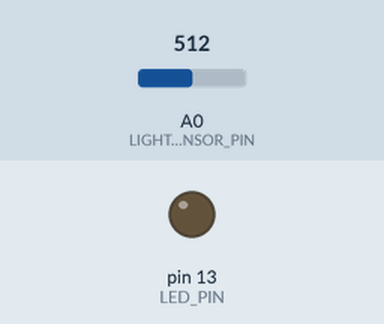
The sketch below on a simulated Arduino Uno, built with avr-gcc and run on an emulated ATmega328P. Shown: output pins drawn as LEDs (lit = HIGH). Inputs (shaded band) come from the test bench; at power-on: A0 (LIGHT_SENSOR_PIN) = 512. What the sketch prints to the serial monitor is not drawn.

Above: at 1.3 s.
1.4 s: A0 (LIGHT_SENSOR_PIN) set to 490
At 1.8 s:
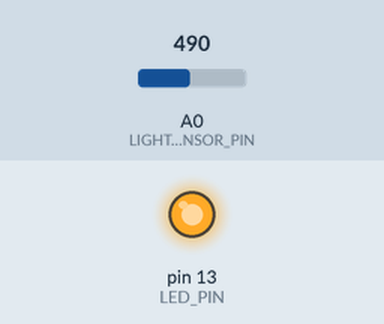
3.0 s: A0 (LIGHT_SENSOR_PIN) set to 510
At 4.2 s:
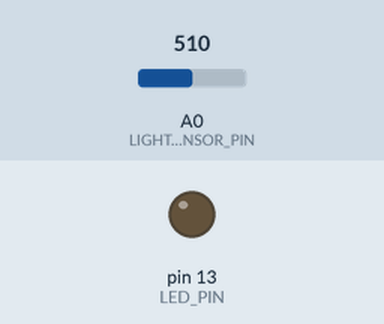
4.5 s: A0 (LIGHT_SENSOR_PIN) set to 306
At 5.4 s:
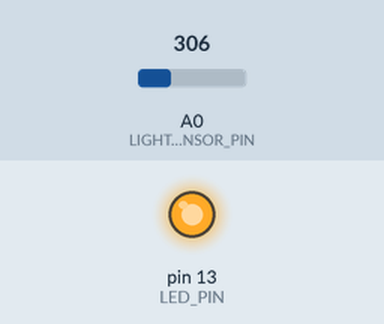
Timing chart, 0 to 7.5 s (numbered marks = the images above; inputs shaded):
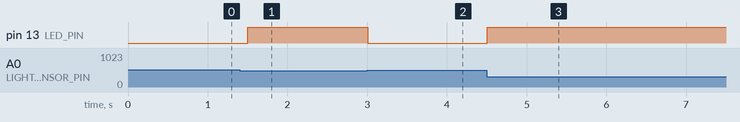

Measured:
- the behaviour switches between 500 and 499 on A0 (LIGHT_SENSOR_PIN) (found by bisection; images 0 and 1)
- after the input at 1.4 s, pin 13 (LED_PIN): LOW → HIGH after 0.10 s
- after the input at 3.0 s, pin 13 (LED_PIN): HIGH → LOW at once
- after the input at 4.5 s, pin 13 (LED_PIN): LOW → HIGH at once

The sketch:

basic_light.ino
```cpp
const int LIGHT_SENSOR_PIN = A0;  // 光敏感測器接在 A0
const int LED_PIN = 13;           // LED 指示燈
const int THRESHOLD = 500;        // 光線閾值（0-1023）

void setup() {
  Serial.begin(9600);
  pinMode(LED_PIN, OUTPUT);

  Serial.println("光敏感測器就緒");
}

void loop() {
  // 讀取光線強度
  int lightLevel = analogRead(LIGHT_SENSOR_PIN);

  // 顯示光線強度
  Serial.print("光線強度: ");
  Serial.print(lightLevel);
  Serial.print(" (");
  Serial.print(map(lightLevel, 0, 1023, 0, 100)); // 將光線強度轉換為百分比
  Serial.println("%)");

  // LED 指示
  if (lightLevel < THRESHOLD) {
    digitalWrite(LED_PIN, HIGH);  // 光線暗時 LED 亮
  } else {
    digitalWrite(LED_PIN, LOW);   // 光線亮時 LED 滅
  }

  delay(500);  // 每 0.5 秒讀取一次
}
```
